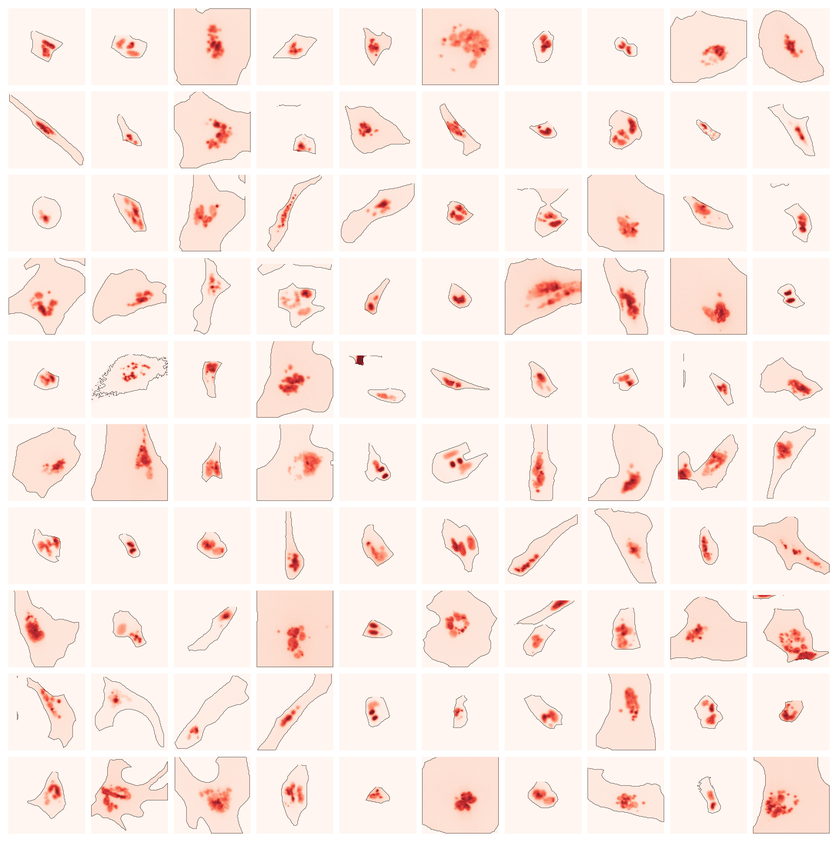
#> input picture omero_screen/inference_galleries/collapsed_gallery_10x10.png, 838 x 842 px, shrunk from 6002 x 6030 before the run
$ python -i gallery_figure.py   (imports and definitions only)
#> lines starting #> are read from the running program, lines starting #| are printed output that depends on the picture
#> further down, picture is the input picture: shape (842, 838, 3); mean B, G, R 231.5, 237.5, 252.2
import numpy as np
import cv2
import matplotlib.pyplot as plt
from matplotlib.colors import Normalize
from matplotlib.patches import Polygon
from PIL import Image as PILImage
from io import BytesIO

def _create_heatmap_with_contours(image: np.ndarray, threshold_value: int = 10) -> np.ndarray:
    """
    Generates a heatmap with contours on a white background directly in memory.
    Note: Multi-channel images use the first 3 channels as RBG and converted to greyscale.
    :param image: Input grayscale image (single channel), or CYX multi-channel.
    :param threshold_value: Threshold value for contour detection.
    :return: np.ndarray: Processed image with heatmap and contours.
    """
#> called with threshold_value = 10
    # Ensure the image is CYX for processing
    if len(image.shape) == 2:
        image = np.expand_dims(image, axis=0)
    elif len(image.shape) == 3:
        pass
    else:
        raise Exception(f'Unsupported image shape: {image.shape}')

    # Normalize the image to the range 0-255
    image_normalized = np.array([cv2.normalize(x, None, 0, 255, cv2.NORM_MINMAX).astype(np.uint8)
      for x in image])
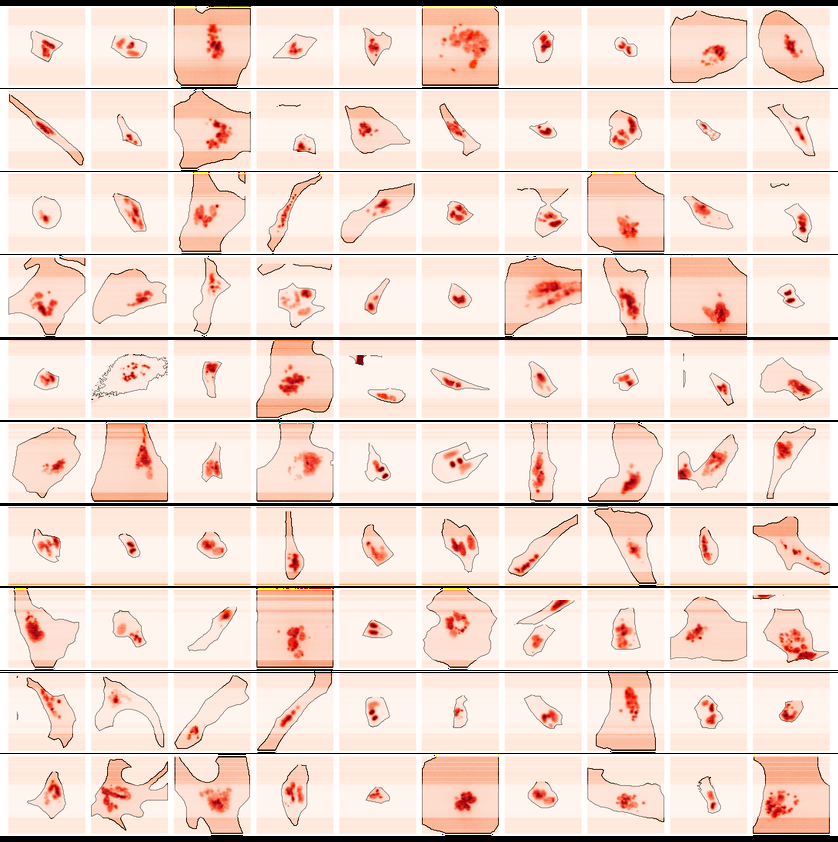
#> image_normalized: shape (842, 838, 3); mean B, G, R 208.1, 218.5, 241.9

    # Ensure the image is single-channel
    s = image_normalized.shape
#> s = (842, 838, 3)
    if s[0] == 1:
        image_normalized = image_normalized[0]
    else:
        # multi-channel
        # Pad with a blank plane or crop to 3 channels and convert RGB to greyscale
        if s[0] == 2:
            image_normalized = np.concatenate([image_normalized, np.zeros((1, s[1], s[2]), dtype=np.uint8)])
        else:
            image_normalized = image_normalized[0:3]
        image_normalized = cv2.cvtColor(image_normalized.transpose((1,2,0)), cv2.COLOR_BGR2GRAY)
#> image_normalized = 838 rows, first 8: [0, 0, 0], [0, 0, 0], [0, 0, 0], [0, 0, 0], [0, 0, 0], [0, 0, 0], [0, 0, 0], [0, 0, 0]

    # Thresholding to reduce noise
    _, thresholded_image = cv2.threshold(image_normalized, threshold_value, 255, cv2.THRESH_BINARY)
#> thresholded_image has the same summary as image_normalized

    # Find contours in the thresholded image
    contours, _ = cv2.findContours(thresholded_image, cv2.RETR_EXTERNAL, cv2.CHAIN_APPROX_SIMPLE)
#> contours = []

    # Create a white background for the heatmap
    plt.figure(figsize=(5, 5))
    plt.imshow(np.ones_like(image_normalized) * 255, cmap='gray', vmin=0, vmax=255)  # White background
    plt.imshow(image_normalized, cmap='Reds', norm=Normalize(vmin=0, vmax=255), alpha=0.9)  # Heatmap

    # Draw contours
    for contour in contours:
        plt.plot(contour[:, :, 0], contour[:, :, 1], color='black', linewidth=1)  # Black contour lines
#> this loop made 0 passes

    plt.axis('off')  # Remove axes

    # Render the figure to a buffer in memory
    buf = BytesIO()
    plt.savefig(buf, format='png', bbox_inches='tight', pad_inches=0)
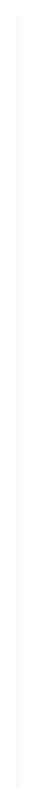
#> figure drawn by matplotlib, 1 panel
    plt.close()

    # Convert the buffer to a NumPy array
    buf.seek(0)
    image_pil = PILImage.open(buf)
    processed_image = np.array(image_pil)
#> processed_image = 385 rows, first 6: [255, 246, 241, 255], [255, 246, 241, 255], [255, 246, 241, 255], [255, 246, 241, 255], [255, 246, 241, 255], [255, 246, 241, 255]
    buf.close()

    return processed_image

# [59 lines left out: functions _create_image, create_gallery, not called in this run]

>>> import cv2
>>> picture = cv2.imread('inference_galleries/collapsed_gallery_10x10.png')
>>> result = _create_heatmap_with_contours(picture)
#> result has the same summary as processed_image in _create_heatmap_with_contours

$ run again, on omero_screen/inference_galleries/micro_gallery_10x10.png
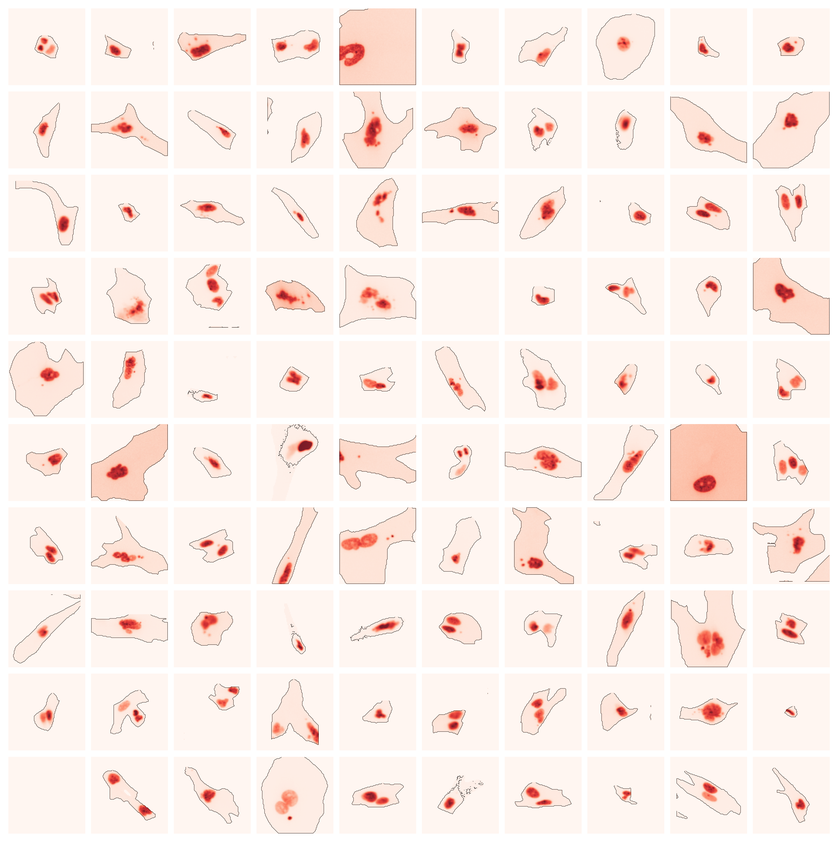
#> input picture omero_screen/inference_galleries/micro_gallery_10x10.png, 838 x 842 px, shrunk from 6002 x 6030 before the run
#> picture is the input picture: shape (842, 838, 3); mean B, G, R 233.6, 239.1, 252.3
#> in _create_heatmap_with_contours, `image_normalized = np.array([cv2.normalize(x, None, 0, 255, cv2.NORM_M..`:
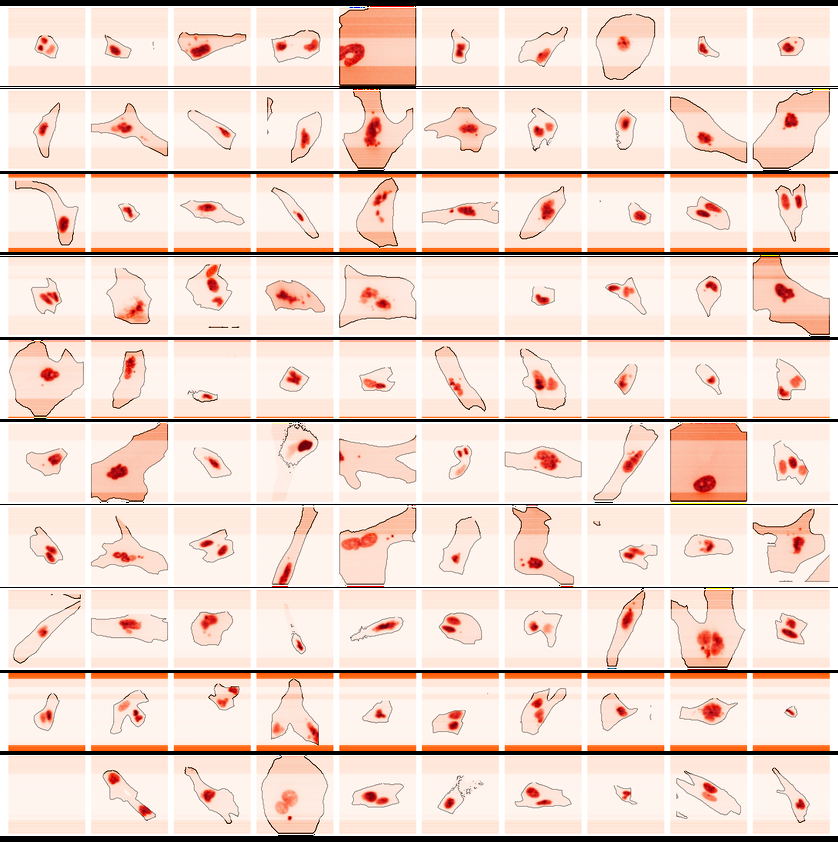
#> image_normalized: shape (842, 838, 3); mean B, G, R 205.5, 216.4, 240.2
#> in _create_heatmap_with_contours, `image_normalized = cv2.cvtColor(image_normalized.transpose((1,2,0)), c..`: image_normalized = 838 rows, first 8: [0, 0, 0], [0, 0, 0], [0, 0, 0], [0, 0, 0], [0, 0, 0], [0, 0, 0], [0, 0, 0], [0, 0, 0]
#> thresholded_image has the same summary as image_normalized
#> contours = []
#> processed_image = 385 rows, first 6: [255, 246, 241, 255], [255, 246, 241, 255], [255, 246, 241, 255], [255, 246, 241, 255], [255, 246, 241, 255], [255, 246, 241, 255]
#> result has the same summary as processed_image in _create_heatmap_with_contours

$ run again, on omero_screen/inference_galleries/normal_gallery_10x10.png
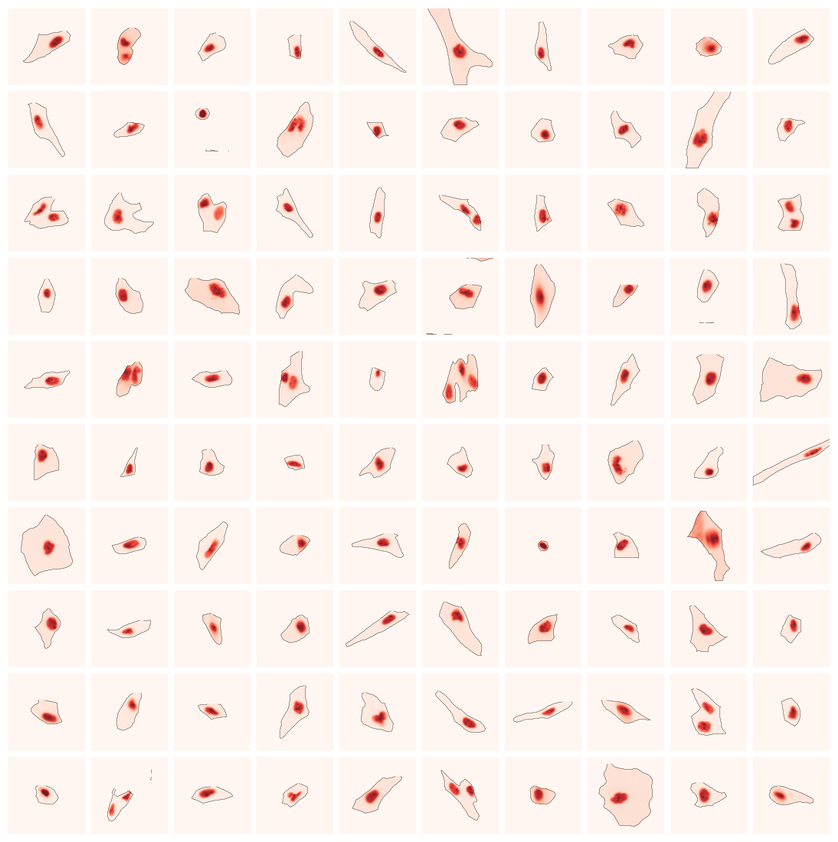
#> input picture omero_screen/inference_galleries/normal_gallery_10x10.png, 838 x 842 px, shrunk from 6002 x 6030 before the run
#> picture is the input picture: shape (842, 838, 3); mean B, G, R 237.5, 242.2, 253
#> in _create_heatmap_with_contours, `image_normalized = np.array([cv2.normalize(x, None, 0, 255, cv2.NORM_M..`:
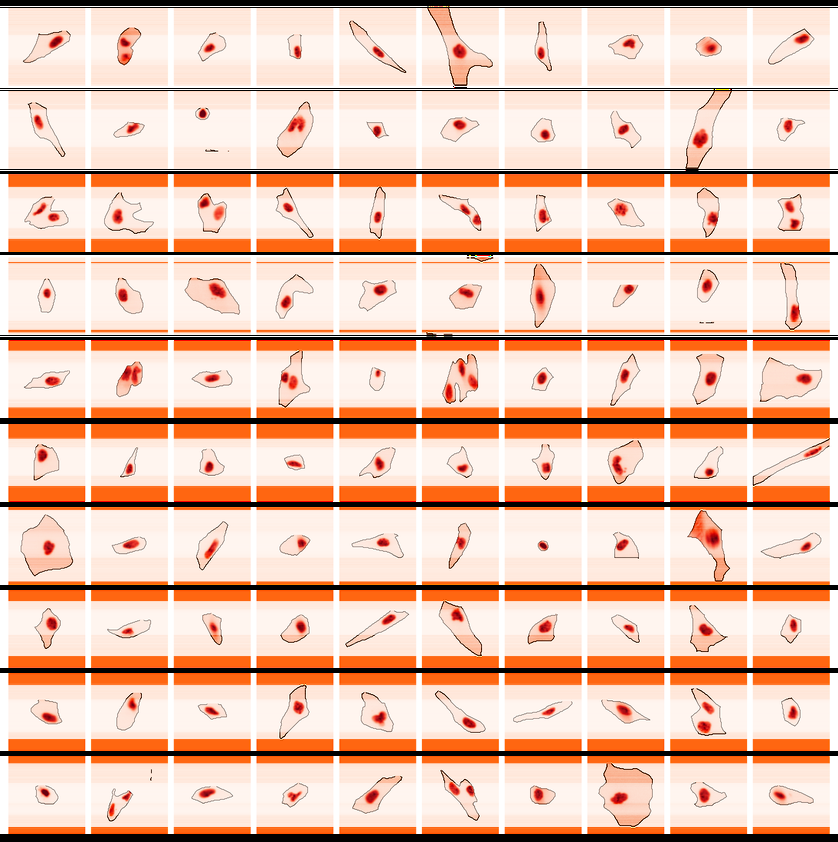
#> image_normalized: shape (842, 838, 3); mean B, G, R 174.9, 195.6, 235.9
#> in _create_heatmap_with_contours, `image_normalized = cv2.cvtColor(image_normalized.transpose((1,2,0)), c..`: image_normalized = 838 rows, first 8: [0, 0, 0], [0, 0, 0], [0, 0, 0], [0, 0, 0], [0, 0, 0], [0, 0, 0], [0, 0, 0], [0, 0, 0]
#> thresholded_image has the same summary as image_normalized
#> contours = []
#> processed_image = 385 rows, first 6: [255, 246, 241, 255], [255, 246, 241, 255], [255, 246, 241, 255], [255, 246, 241, 255], [255, 246, 241, 255], [255, 246, 241, 255]
#> result has the same summary as processed_image in _create_heatmap_with_contours
